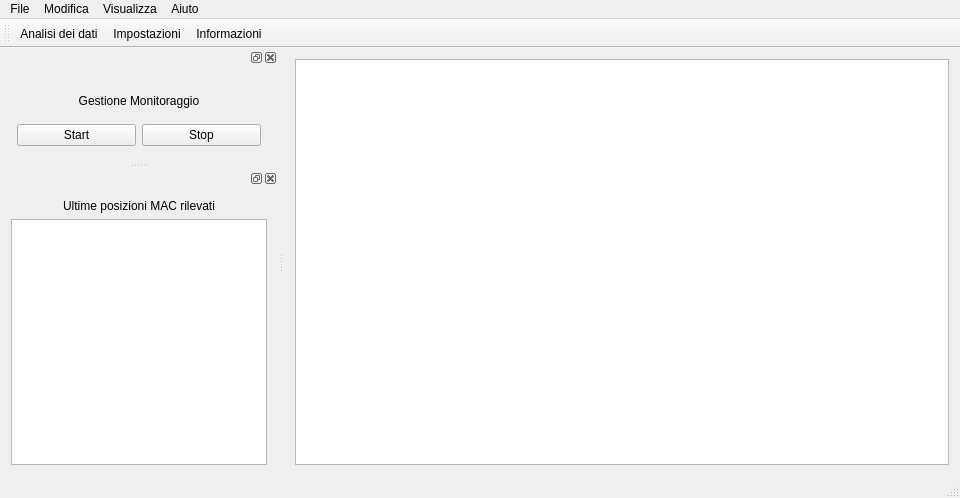
<?xml version="1.0" encoding="UTF-8"?>
<ui version="4.0">
 <class>MainWindow</class>
 <widget class="QMainWindow" name="MainWindow">
  <property name="geometry">
   <rect>
    <x>0</x>
    <y>0</y>
    <width>960</width>
    <height>498</height>
   </rect>
  </property>
  <property name="sizePolicy">
   <sizepolicy hsizetype="Minimum" vsizetype="Minimum">
    <horstretch>0</horstretch>
    <verstretch>0</verstretch>
   </sizepolicy>
  </property>
  <property name="windowTitle">
   <string>Room Monitor</string>
  </property>
  <property name="windowIcon">
   <iconset resource="../res.qrc">
    <normaloff>:/resources/resources/logo_img.svg</normaloff>:/resources/resources/logo_img.svg</iconset>
  </property>
  <widget class="QWidget" name="centralWidget">
   <layout class="QGridLayout" name="gridLayout_2">
    <item row="0" column="0">
     <layout class="QVBoxLayout" name="verticalLayout_3">
      <item>
       <widget class="MonitoringPlotView" name="monitoringPlot"/>
      </item>
     </layout>
    </item>
   </layout>
  </widget>
  <widget class="QMenuBar" name="menuBar">
   <property name="geometry">
    <rect>
     <x>0</x>
     <y>0</y>
     <width>960</width>
     <height>22</height>
    </rect>
   </property>
   <widget class="QMenu" name="menuFile">
    <property name="title">
     <string>File</string>
    </property>
    <addaction name="actionAnalysis"/>
    <addaction name="separator"/>
    <addaction name="actionChiudi"/>
   </widget>
   <widget class="QMenu" name="menuEdit">
    <property name="title">
     <string>Modifica</string>
    </property>
    <addaction name="actionSettings"/>
   </widget>
   <widget class="QMenu" name="menuAbout">
    <property name="title">
     <string>Aiuto</string>
    </property>
    <addaction name="actionAbout"/>
   </widget>
   <widget class="QMenu" name="menuVisualizza">
    <property name="title">
     <string>Visualizza</string>
    </property>
    <addaction name="actionGestione_Monitoraggio"/>
    <addaction name="actionUltimi_MAC_Rilevati"/>
   </widget>
   <addaction name="menuFile"/>
   <addaction name="menuEdit"/>
   <addaction name="menuVisualizza"/>
   <addaction name="menuAbout"/>
  </widget>
  <widget class="QToolBar" name="mainToolBar">
   <property name="windowTitle">
    <string/>
   </property>
   <property name="toolButtonStyle">
    <enum>Qt::ToolButtonTextUnderIcon</enum>
   </property>
   <attribute name="toolBarArea">
    <enum>TopToolBarArea</enum>
   </attribute>
   <attribute name="toolBarBreak">
    <bool>false</bool>
   </attribute>
   <addaction name="actionAnalysis"/>
   <addaction name="actionSettings"/>
   <addaction name="actionAbout"/>
  </widget>
  <widget class="QStatusBar" name="statusBar"/>
  <widget class="QDockWidget" name="monitoringManagerDock">
   <property name="floating">
    <bool>false</bool>
   </property>
   <property name="features">
    <set>QDockWidget::AllDockWidgetFeatures</set>
   </property>
   <property name="windowTitle">
    <string/>
   </property>
   <attribute name="dockWidgetArea">
    <number>1</number>
   </attribute>
   <widget class="QWidget" name="dockWidgetContents">
    <layout class="QVBoxLayout" name="verticalLayout_2">
     <item>
      <layout class="QVBoxLayout" name="verticalLayout" stretch="1,0">
       <property name="leftMargin">
        <number>6</number>
       </property>
       <property name="topMargin">
        <number>6</number>
       </property>
       <property name="rightMargin">
        <number>6</number>
       </property>
       <property name="bottomMargin">
        <number>6</number>
       </property>
       <item>
        <widget class="QLabel" name="monitoringLabel">
         <property name="text">
          <string>Gestione Monitoraggio</string>
         </property>
         <property name="alignment">
          <set>Qt::AlignCenter</set>
         </property>
        </widget>
       </item>
       <item>
        <layout class="QHBoxLayout" name="horizontalLayout">
         <property name="sizeConstraint">
          <enum>QLayout::SetNoConstraint</enum>
         </property>
         <item>
          <widget class="QPushButton" name="startButton">
           <property name="text">
            <string>Start</string>
           </property>
           <property name="icon">
            <iconset resource="../res.qrc">
             <normaloff>:/resources/resources/play.svg</normaloff>:/resources/resources/play.svg</iconset>
           </property>
          </widget>
         </item>
         <item>
          <widget class="QPushButton" name="stopButton">
           <property name="text">
            <string>Stop</string>
           </property>
           <property name="icon">
            <iconset resource="../res.qrc">
             <normaloff>:/resources/resources/stop.svg</normaloff>:/resources/resources/stop.svg</iconset>
           </property>
          </widget>
         </item>
        </layout>
       </item>
      </layout>
     </item>
    </layout>
   </widget>
  </widget>
  <widget class="QDockWidget" name="lastMacDock">
   <attribute name="dockWidgetArea">
    <number>1</number>
   </attribute>
   <widget class="QWidget" name="dockWidgetContents_3">
    <layout class="QVBoxLayout" name="verticalLayout_9">
     <item>
      <widget class="QLabel" name="macSituationLabel">
       <property name="text">
        <string>Ultime posizioni MAC rilevati</string>
       </property>
       <property name="alignment">
        <set>Qt::AlignCenter</set>
       </property>
      </widget>
     </item>
     <item>
      <widget class="QTableWidget" name="macSituation"/>
     </item>
    </layout>
   </widget>
  </widget>
  <action name="actionSettings">
   <property name="icon">
    <iconset resource="../res.qrc">
     <normaloff>:/resources/resources/settings.svg</normaloff>:/resources/resources/settings.svg</iconset>
   </property>
   <property name="text">
    <string>Impostazioni...</string>
   </property>
  </action>
  <action name="actionAbout">
   <property name="icon">
    <iconset resource="../res.qrc">
     <normaloff>:/resources/resources/info.svg</normaloff>:/resources/resources/info.svg</iconset>
   </property>
   <property name="text">
    <string>Informazioni</string>
   </property>
  </action>
  <action name="actionChiudi">
   <property name="text">
    <string>Chiudi</string>
   </property>
  </action>
  <action name="actionGestione_Monitoraggio">
   <property name="checkable">
    <bool>true</bool>
   </property>
   <property name="checked">
    <bool>true</bool>
   </property>
   <property name="text">
    <string>Gestione Monitoraggio</string>
   </property>
  </action>
  <action name="actionUltimi_MAC_Rilevati">
   <property name="checkable">
    <bool>true</bool>
   </property>
   <property name="checked">
    <bool>true</bool>
   </property>
   <property name="text">
    <string>Ultimi MAC Rilevati</string>
   </property>
  </action>
  <action name="actionAnalysis">
   <property name="icon">
    <iconset resource="../res.qrc">
     <normaloff>:/resources/resources/analysis.svg</normaloff>:/resources/resources/analysis.svg</iconset>
   </property>
   <property name="text">
    <string>Analisi dei dati</string>
   </property>
  </action>
 </widget>
 <layoutdefault spacing="6" margin="11"/>
 <customwidgets>
  <customwidget>
   <class>MonitoringPlotView</class>
   <extends>QGraphicsView</extends>
   <header>windows/elements/MonitoringPlotView.h</header>
  </customwidget>
 </customwidgets>
 <tabstops>
  <tabstop>startButton</tabstop>
  <tabstop>stopButton</tabstop>
 </tabstops>
 <resources>
  <include location="../res.qrc"/>
 </resources>
 <connections>
  <connection>
   <sender>actionChiudi</sender>
   <signal>triggered()</signal>
   <receiver>MainWindow</receiver>
   <slot>close()</slot>
   <hints>
    <hint type="sourcelabel">
     <x>-1</x>
     <y>-1</y>
    </hint>
    <hint type="destinationlabel">
     <x>169</x>
     <y>98</y>
    </hint>
   </hints>
  </connection>
  <connection>
   <sender>monitoringManagerDock</sender>
   <signal>visibilityChanged(bool)</signal>
   <receiver>actionGestione_Monitoraggio</receiver>
   <slot>setChecked(bool)</slot>
   <hints>
    <hint type="sourcelabel">
     <x>93</x>
     <y>117</y>
    </hint>
    <hint type="destinationlabel">
     <x>-1</x>
     <y>-1</y>
    </hint>
   </hints>
  </connection>
  <connection>
   <sender>actionGestione_Monitoraggio</sender>
   <signal>toggled(bool)</signal>
   <receiver>monitoringManagerDock</receiver>
   <slot>setVisible(bool)</slot>
   <hints>
    <hint type="sourcelabel">
     <x>-1</x>
     <y>-1</y>
    </hint>
    <hint type="destinationlabel">
     <x>93</x>
     <y>117</y>
    </hint>
   </hints>
  </connection>
  <connection>
   <sender>actionUltimi_MAC_Rilevati</sender>
   <signal>triggered(bool)</signal>
   <receiver>lastMacDock</receiver>
   <slot>setVisible(bool)</slot>
   <hints>
    <hint type="sourcelabel">
     <x>-1</x>
     <y>-1</y>
    </hint>
    <hint type="destinationlabel">
     <x>110</x>
     <y>477</y>
    </hint>
   </hints>
  </connection>
  <connection>
   <sender>lastMacDock</sender>
   <signal>visibilityChanged(bool)</signal>
   <receiver>actionUltimi_MAC_Rilevati</receiver>
   <slot>setChecked(bool)</slot>
   <hints>
    <hint type="sourcelabel">
     <x>110</x>
     <y>477</y>
    </hint>
    <hint type="destinationlabel">
     <x>-1</x>
     <y>-1</y>
    </hint>
   </hints>
  </connection>
 </connections>
</ui>
